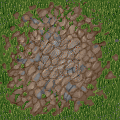

Below is a game level as drawn by its tile map, then a one-line description and the .tmx that defines it (tile-layer data replaced by summaries):
An orthogonal 3x3 tile map with 40x40 px tiles, 1 tile layer (terra) and 2 objects (camera_focus).

<map version="1.0" orientation="orthogonal" width="3" height="3" tilewidth="40" tileheight="40">
 <tileset firstgid="1" name="tile_bosque" tilewidth="40" tileheight="40">
  <image source="tile_bosque.png" trans="ff00ff" width="320" height="1000" />
 </tileset>
 <layer name="terra" width="3" height="3">
  <data>[9 cells, 9 non-empty, 9 distinct tile ids]</data>
 </layer>
 <objectgroup name="objects" width="3" height="3">
  <object name="inicial" type="camera_focus" x="60" y="60" />
  <object x="90" y="76" />
 </objectgroup>
</map>
